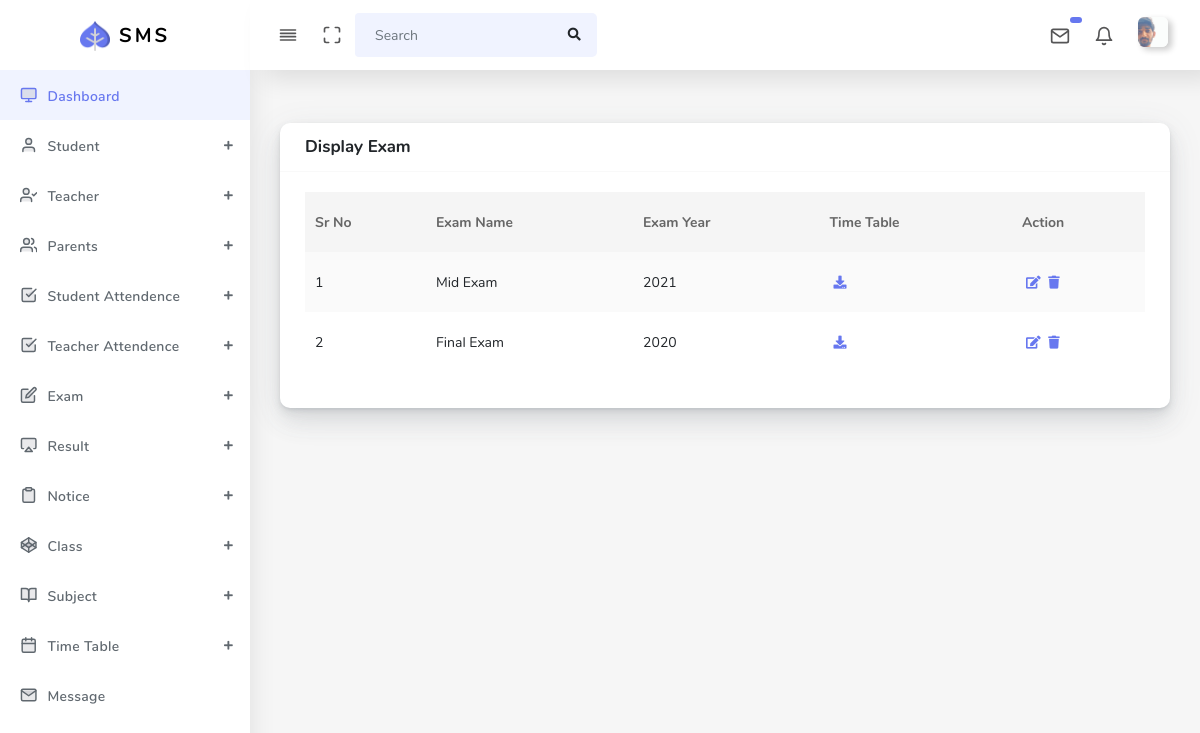
Page /Admin/display_exam_admin.php (signed in) on the committed database.
### tables this page shows
CREATE TABLE `exam_student` (
  `exam_id` int(11) NOT NULL,
  `exam_name` varchar(255) NOT NULL,
  `exam_year` varchar(255) NOT NULL,
  `exam_time_table` varchar(255) NOT NULL
);

### Admin/display_exam_admin.php (the view, shortened to what this page needs)
<!DOCTYPE html>
<html lang="en">
<head>
  <link rel="stylesheet" href="assets/css/app.min.css">
  <link rel="stylesheet" href="assets/bundles/datatables/datatables.min.css">
  <link rel="stylesheet" href="assets/bundles/datatables/DataTables-1.10.16/css/dataTables.bootstrap4.min.css">
  <link rel="stylesheet" href="assets/css/style.css">
  <link rel="stylesheet" href="assets/css/components.css">
  <link rel="stylesheet" href="assets/css/custom.css">
</head>
<body>
  <div id="app">
    <div class="main-wrapper main-wrapper-1">
      <div class="navbar-bg"></div>
      <?php include "navbar_admin.php";?>
        <?php include "sidebar_admin.php";?>
      </div>
      <div class="main-content">
        <section class="section">
          <div class="section-body">
            <div class="row">
              <div class="col-12">
                <div class="card">
                  <div class="card-header">
                    <h4>Display Exam</h4>
                  </div>
                  <div class="card-body">
                    <div class="table-responsive">
                      <table class="table table-striped table-hover" id="tableExport" style="width:100%;">
                        <thead>
                          <tr>
                          <th>Sr No</th>
                          <th>Exam Name</th>
                          <th>Exam Year</th>
                          <th>Time Table</th>
                          <th>Action</th>
                          </tr>
                        </thead>
                        <tbody>
                        <?php
                              $displayquery="select * from  exam_student";
                              $result = mysqli_query($conn,$displayquery);
                              if(mysqli_num_rows($result)>0){
                               $number=1;
                                 while ($row=mysqli_fetch_array($result)) {
                          ?>
                          <tr>
                          <td><?php echo $number; ?></td>
                          <td><?php echo $row['exam_name']; ?></td>
                          <td><?php echo $row['exam_year']; ?></td>
                          <td><?php echo "<a href='download_time_table_exam.php?exam=".$row['exam_time_table']."'><i class='fas fa-download'></i></a>"?></td>
                          <td><?php echo "<a href='update_exam_admin.php?id=".$row['exam_id']."'><i class='fas fa-edit'></i></a>"?>
                          <?php echo "<a href='delete_data.php?exam_id=".$row['exam_id']."'><i class='fas fa-trash'></i></a>"?></td>
                          </tr>
                          <?php $number++; } }?>
                        </tbody>
                      </table>
                    </div>
                  </div>
                </div>
              </div>
            </div>
          </div>
        </section>
    </div>
  </div>
  <?php include "footer_admin.php";?>

### rows in the picture
exam_student: exam_name "Mid Exam", exam_year "2021"
exam_student: exam_name "Final Exam", exam_year "2020"
